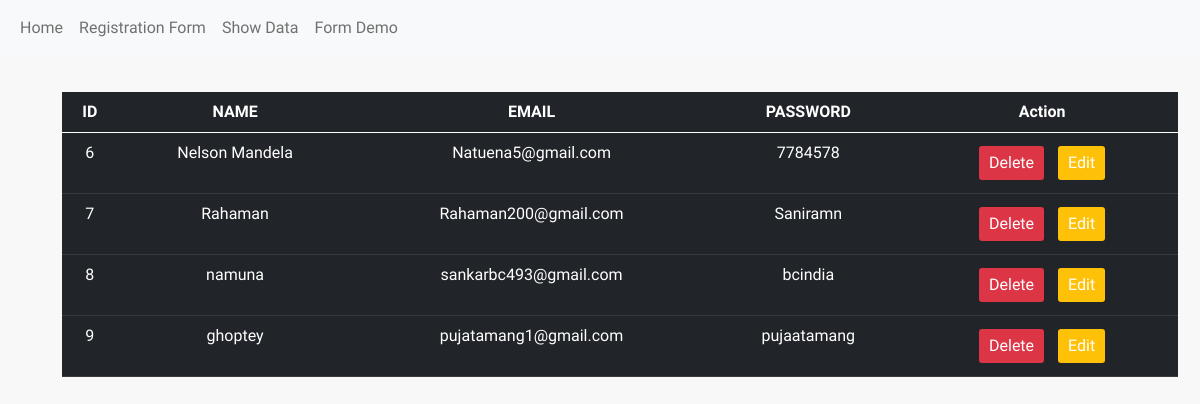
Page /showdata/ on the committed database.
### HOME/models.py (models this page shows, shortened)
class Registration(models.Model):
    name = models.CharField(max_length=60)
    email = models.EmailField(max_length=30, default="example@example.com")
    password = models.CharField(max_length=150)

### HOME/views.py (the view)
# urls.py: path('showdata/', show_data, name='showdata'),
def show_data(request):
    data = Registration.objects.all()
    context = {
        'details':data,
    }
    return render(request,'show_data.html',context)

### HOME/templates/show_data.html (shortened to what this page needs)
{% extends 'base.html' %}
{% block content %}
<table  class="table table-dark table-striped-columns" >
    <thead>
      <tr>
        <th scope="col">ID</th>
        <th scope="col">NAME</th>
        <th scope="col">EMAIL</th>
        <th scope="col">PASSWORD</th>
        <th scope="col">Action</th>
      </tr>
    </thead>
    <tbody>
      {% for i in details %}
        <tr>
            <td>{{i.id}}</td>
            <td>{{i.name}}</td>
            <td>{{i.email}}</td>
            <td>{{i.password}}</td>
            <td>
                <a href="{% url 'delete' i.pk %}" class="btn btn-danger"> Delete </a>
                <a href="{% url 'edit' i.id %}"  class="btn btn-warning"> Edit </a>
            </td>
        </tr>
        {% endfor %}
    </tbody>
</table>
{% endblock %}

### HOME/templates/base.html (shortened to what this page needs)
<!DOCTYPE html>
{% load static %}
<html>
<head>
    <link rel="stylesheet" href="https://cdn.jsdelivr.net/npm/bootstrap@5.0.0-beta2/dist/css/bootstrap.min.css">
    <link rel="stylesheet" href="{% static 'css/mystyle.css' %}">
</head>
<body>
    <div class="container mt-5">
        <nav class="navbar navbar-expand-sm bg-light navbar-light fixed-top">
            <div class="container-fluid">
                <ul class="navbar-nav">
                    <li class="nav-item">
                        <a class="nav-link" href="{% url 'home' %}">Home</a>
                    </li>
                    <li class="nav-item">
                        <a class="nav-link" href="{% url 'register' %}">Registration Form</a>
                    </li>
                    <li class="nav-item">
                        <a class="nav-link" href="{% url 'showdata' %}">Show Data</a>
                    </li>
                    <li class "nav-item">
                        <a class="nav-link" href="{% url 'form' %}">Form Demo</a>
                    </li>
                </ul>
            </div>
        </nav>
        <br>
        {% block content %}
        {% endblock %}
    </div>
</body>
</html>

### HOME/static/css/mystyle.css (style rules this page uses)
body { font-family: Arial, sans-serif; }
.container { text-align: center; }
table { margin: 20px; }
table th { background-color: #007BFF; color: #fff; }
table td { text-align: center; }
.btn { margin: 5px; padding: 5px 10px; text-decoration: none; color: #fff; border: none; border-radius: 3px; cursor: pointer; }
.btn-danger { background-color: #DC3545; }
.btn-warning { background-color: #FFC107; }
body { font-family: 'Your Selected Font', sans-serif; background-color: #f8f8f8; color: #333; }

### rows in the picture
Registration: id "6", name "Nelson Mandela", email "Natuena5@gmail.com", password "7784578"
Registration: id "7", name "Rahaman", email "Rahaman200@gmail.com", password "Saniramn"
Registration: id "8", name "namuna", email "sankarbc493@gmail.com", password "bcindia"
Registration: id "9", name "ghoptey", email "pujatamang1@gmail.com", password "pujaatamang"
